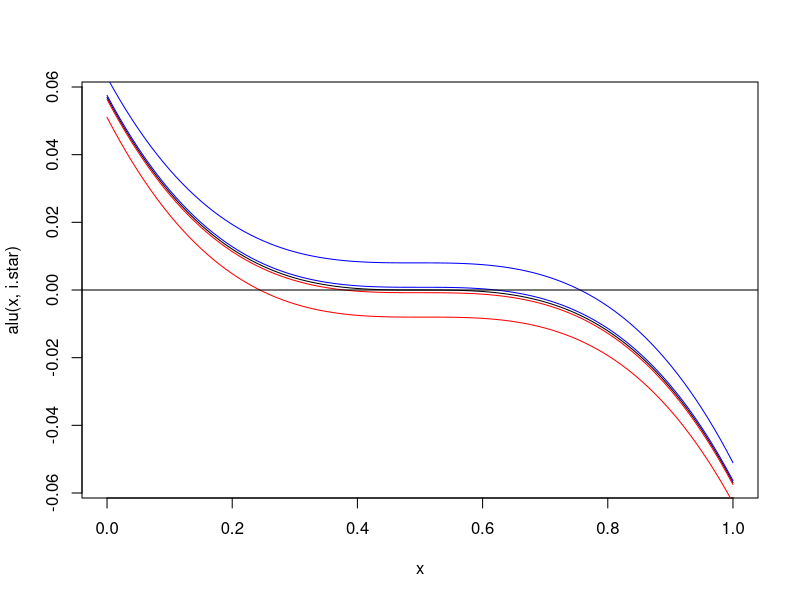
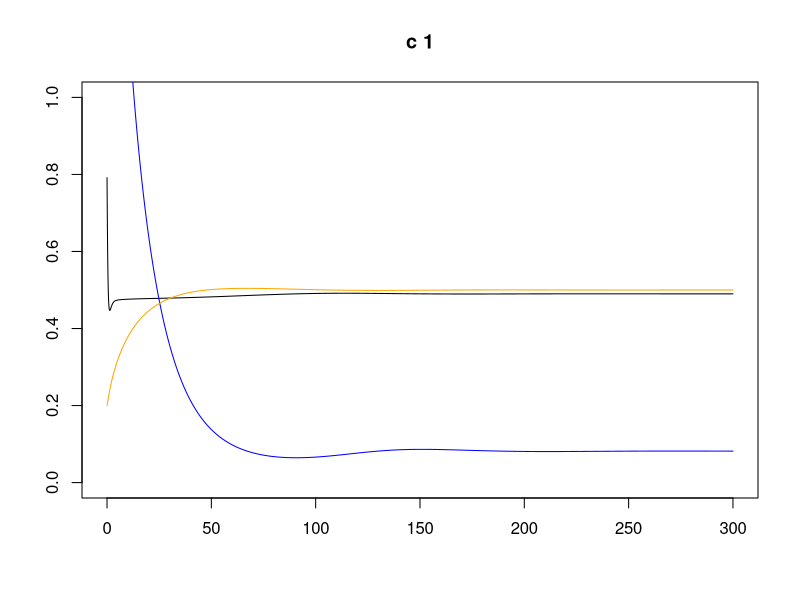
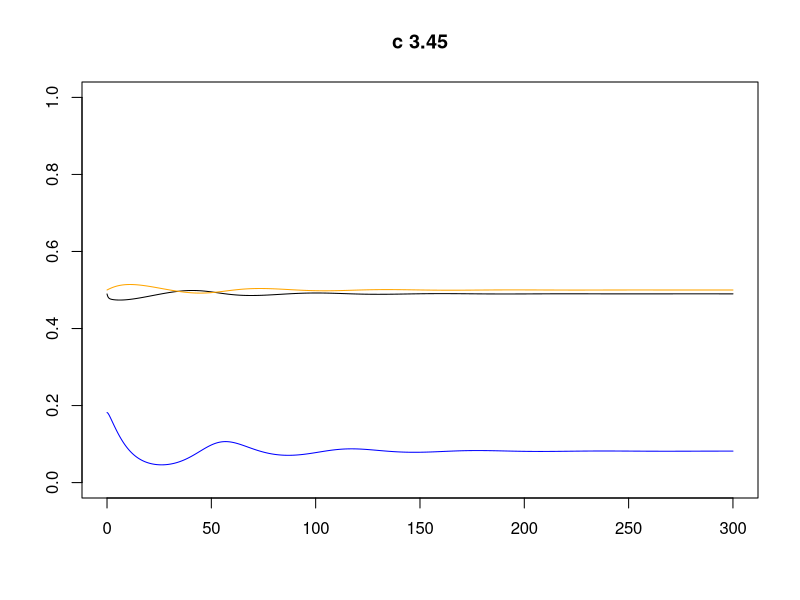
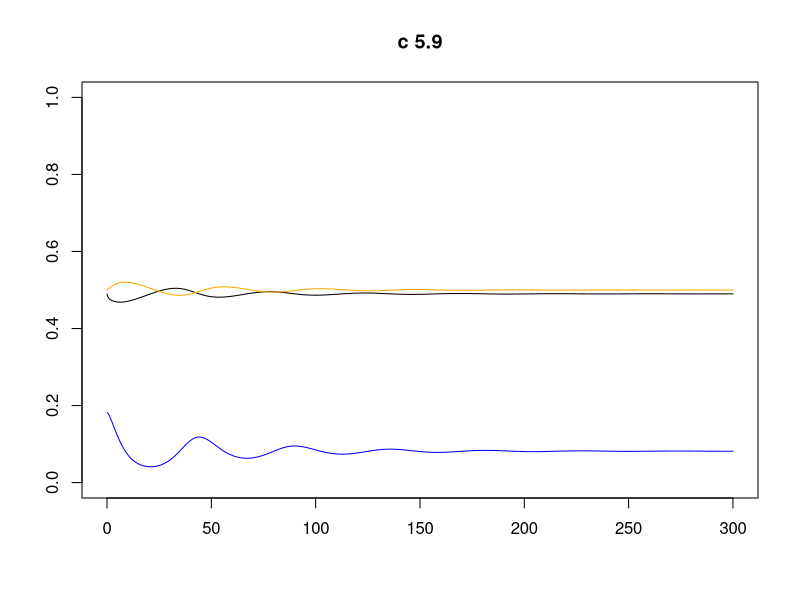
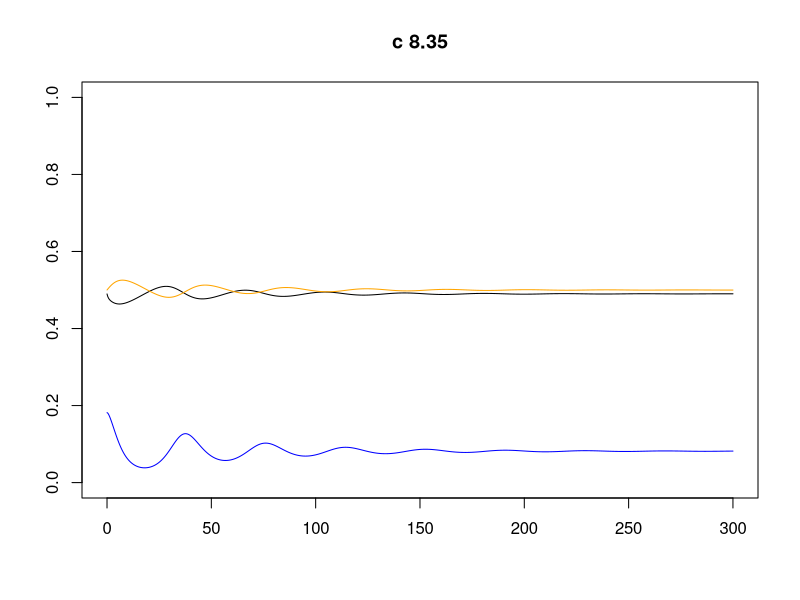
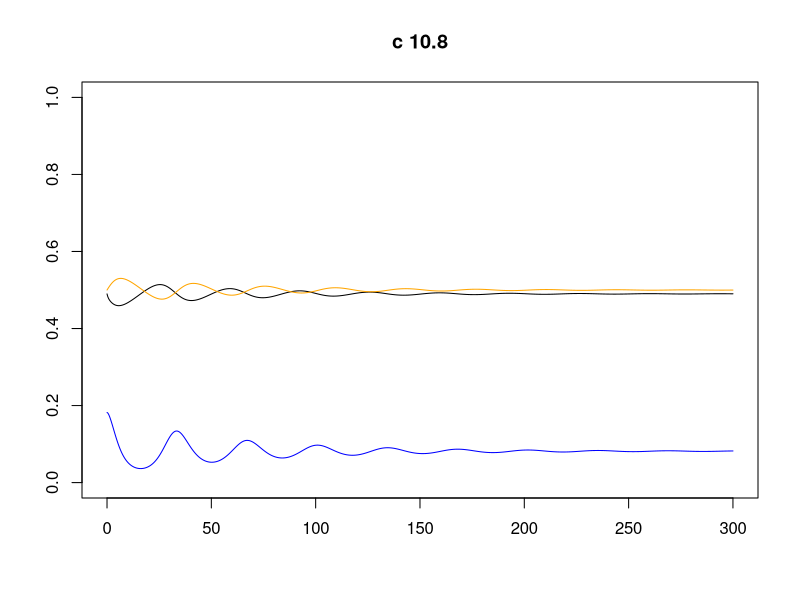
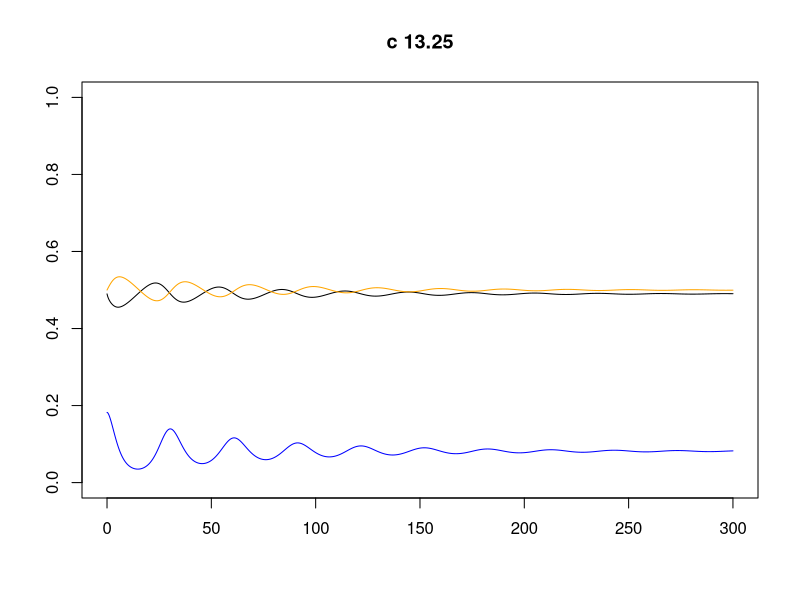
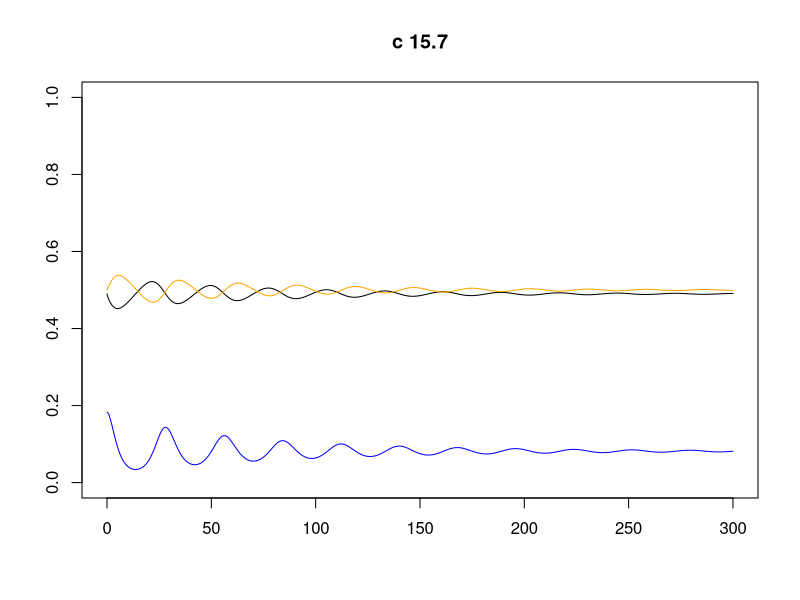

Source code (R) for these figures, in order:
#
# SIRS model with reinforcement
#
# Aim:
# find a Hopf bifurcation
#

#setwd("C:/Users/ge69fup/Documents/Uni/TUM/Mathe_B_Sc/SS_20/Bachelorarbeit/bachelorarbeit-repo/R_bachelorarbeit/eigenvalue_generatioin")
setwd("D:/Dokumente/Uni/TUM/Mathe_B_Sc/SS_20/Bachelorarbeit/bachelorarbeit-repo/R_bachelorarbeit/eigenvalue_generation");



# parameter
bbeta = 5    # contact rate
alpha = 0.45  # recovery rate
B     = 2    # birthrate - deterimes thetime scale -- fixed.

# we calibrate the system s.t. x=1/2 is a stat states
s.star = (B+alpha)/bbeta;
i.star = (1-0.5)*B/(alpha+B)-B/bbeta;
cat("i.star = ", i.star, "\n");


theta1 = 1; # reinforcement parameter of vacc pro (x)
theta2 = theta1; # reinforcement parameter of vacc con (1-x)
n1     = 10;    # zelots pro vacc
n2     = 10;    # zealots contra vacc
a      = 0.1;    # influence I
Omega  = 0.0;    # influence vaccination oponent
c      = 200# 1;   # time scale reinforce

# adapt n1, n2 s.t. a*i+n1 = a*(1-i)+n2
# choose n1 minial, s.t. we have a non-negative n2 (=0)
n1 = max(c(a*(1-2*i.star), 0));
n2 = a*(2*i.star-1)+n1;
n.star = a*i.star+n1
theta1 = (1-2*n.star)/(1+2*n.star);
theta2 = theta1;
cat("a = ", a, " n1 = ", n1, "n2 = ", n2, " n.star = ", n.star, 
    " theta.pich = ", (1-2*n.star)/(1+2*n.star), "\n"); 

#
#
theo.stat.point = c(s.star, i.star, 0.5);



#init
s = 0.8;
i = 0.2;
r = 0;
x = 0.20;
#x = 0.50;

state = c(s,i,x);   # no r-component
# rhs of ODE
rhs <- function(state){
  s = state[1]; i = state[2]; 
  x = state[3];
  s1 = -bbeta*s*i+(1-x)*B-B*s;
  i1 = bbeta*s*i - alpha*i-B*i;
  x1 = -c*x*theta2*(1-x+n2+a*(1-i))/((x+n1+a*i)+theta2*(1-x+n2+a*(1-i)));
  x1 = x1+c*(1-x)*theta1*(x+n1+a*i)/(theta1*(x+n1+a*i)+(1-x+n2+a*(1-i)));
  return(c(s1,i1,x1));
}

alu <- function(x, i){
  return(
    -x*theta2*(1-x+n2+a*(1-i))/((x+n1+a*i)+theta2*(1-x+n2+a*(1-i)))
    +(1-x)*theta1*(x+n1+a*i)/(theta1*(x+n1+a*i)+(1-x+n2+a*(1-i)))
  );
}

curve(alu(x,i.star), from=0, to=1);
curve(alu(x,i.star+0.01), from=0, to=1, add=TRUE, col="blue");
curve(alu(x,i.star+0.1), from=0, to=1, add=TRUE, col="blue");
curve(alu(x,i.star-0.01), from=0, to=1, add=TRUE, col="red");
curve(alu(x,i.star-0.1), from=0, to=1, add=TRUE, col="red");
abline(h=0);
# scan();


simul.plot<-function(horizont){
  # simulate
  res <<- numeric();
  aver.stat = c(0,0,0);  no.aver = 0;
  h = 0.001; tt = 0; h = 0.01;
  while (tt<horizont){
    state <<- state+h*rhs(state);
    tt    = tt + h;
    res   <<- rbind(res, c(tt, state));
    if (tt>horizont/2){
      aver.stat = aver.stat + state;
      no.aver = no.aver + 1;
    }
    #cat(tt, " ");
  }
  
  #plot(res[,1], res[,2], t="l", ylab="S(black) 10*I(blue) x(orange)", ylim=c(0,1), main = paste("c", as.character(c)) );
    plot(res[,1], res[,2], t="l", xlab = "", ylab = "", ylim=c(0,1), main = paste("c", as.character(c)) );

  
  lines(res[,1], 10*res[,3], t="l", col="blue")
  lines(res[,1], res[,4], t="l", col="orange")
  
  state <<- state;
  aver.state <<- aver.stat/no.aver;
}


my.tol = 1e-6;
max.iter = 500000;


# simulate to find a stat state
get.stat.state <- function(init.state){
  # forward simulation until max iter, 
  # or ||rhs|| <- my.tol
  
  my.tol2 = my.tol**2;
  my.state = init.state;
  h        = 0.01;
  
  for (i in 1:max.iter){
    loc.rhs = rhs(my.state);
    if (sum(loc.rhs**2)<my.tol2){
      return(my.state);
    }
    my.state = my.state+h*loc.rhs;
  }
  cat("# get.stat.state DID NOT CONVERGE!!!\n");
  cat("# ",loc.rhs, "\n");
  cat("# get.stat.state DID NOT CONVERGE!!!\n");
  
  return(my.state);
}


get.jacobian <- function(state){
  # compute jacobian of the vector fieeld at point "state"
  #     ( (f_1)_x, (f_2)_y, (f_3)_z )
  # J = ( (f_2)_x, (f_2)_y, (f_3)_z )
  #     ( (f_3)_x, (f_2)_y, (f_3)_z )
  J = matrix(NA, 3, 3);
  hh = 1e-3;
  
  rhsp  = rhs(state+c(hh,0,0));
  rhsm  = rhs(state+c(-hh,0,0));
  grad  = (rhsp-rhsm)/(2*hh);
  J[1,] = grad;
  rhsp  = rhs(state+c(0,hh,0));
  rhsm  = rhs(state+c(0,-hh,0));
  grad  = (rhsp-rhsm)/(2*hh);
  J[2,] = grad;
  rhsp  = rhs(state+c(0,0,hh));
  rhsm  = rhs(state+c(0,0,-hh));
  grad  = (rhsp-rhsm)/(2*hh);
  J[3,] = grad;
  
  return(J);
}





if (1==1){   # change to (1==1) to enable
  # simulate 
  
  sink("res.csv");
  cat(" c \t s \t i \t x \t rhs.s \t rhs.i \t rhs.x \t ev1 \t ev2 \t ev3\n");
  nnn = 20;
  c.list = 1+49*(0:nnn)/nnn;
  c     = c.list[1];
  all.res = c();
  for(i in 1:(nnn+1)){
    c = c.list[i];
    #   cat ("c0", c, "\n");
    state = state+c(0.0 ,0.01, 0.0)
    simul.plot(300); 
    
    #   cat("statP = ", aver.state, "\n");
    #   cat("r.h.s. = ", rhs(aver.state), "\n");
    J     = get.jacobian(aver.state);
    ev    = eigen(J);
    #   cat("Eigenvals = ", ev$values, "\n");
    cat(c, "\t", 
        aver.state[1], "\t",  aver.state[2], "\t",  aver.state[3], "\t",  
        rhs(aver.state)[1], "\t",  rhs(aver.state)[2], "\t",  rhs(aver.state)[3], "\t",  
        as.character(ev$values[1]), "\t", as.character(ev$values[2]), "\t", as.character(ev$values[3]),
        "\n");
    all.res = rbind(all.res, c(
      c,aver.state, rhs(aver.state), ev$values
    ));
  }
  
  sink();
  
  save(file = "res.rSavel", all.res);
  
}



if (1==1){
  # do plot
  
  l1.x = c(); l1.y = c();
  l2.x = c(); l2.y = c();
  l3.x = c(); l3.y = c();
  for (i in 1:(nnn+1)){
    l1.x = c(l1.x, Re(all.res[i,8]));  l1.y = c(l1.y, Im(all.res[i,8]));
    l2.x = c(l2.x, Re(all.res[i,9]));  l2.y = c(l2.y, Im(all.res[i,9]));
    l3.x = c(l3.x, Re(all.res[i,10])); l3.y = c(l3.y, Im(all.res[i,10]));
  }
  l.x = c(l1.x, l2.x, l3.x);
  l.y = c(l1.y, l2.y, l3.y);
  
  #postscript(file="hopfPoint.eps", pointsize=18, paper="special", width=6, height = 6.84); 
  #   plot(l1.x,l1.y, xlim=c(min(l.x), max(l.x)), ylim=c(min(l.y), max(l.y)), xlab="Re(lambda)", ylab="Im(lambda)" );
  plot(l1.x,l1.y, xlim=c(-0.05, 0.05), ylim=c(min(l.y), max(l.y)), xlab="Re(lambda)", ylab="Im(lambda)" );
  points(l2.x, l2.y, col="blue");
  points(l3.x, l3.y, col="green");
  abline(h=0, lty=3); abline(v=0, lty=3);
  #dev.off();
}
